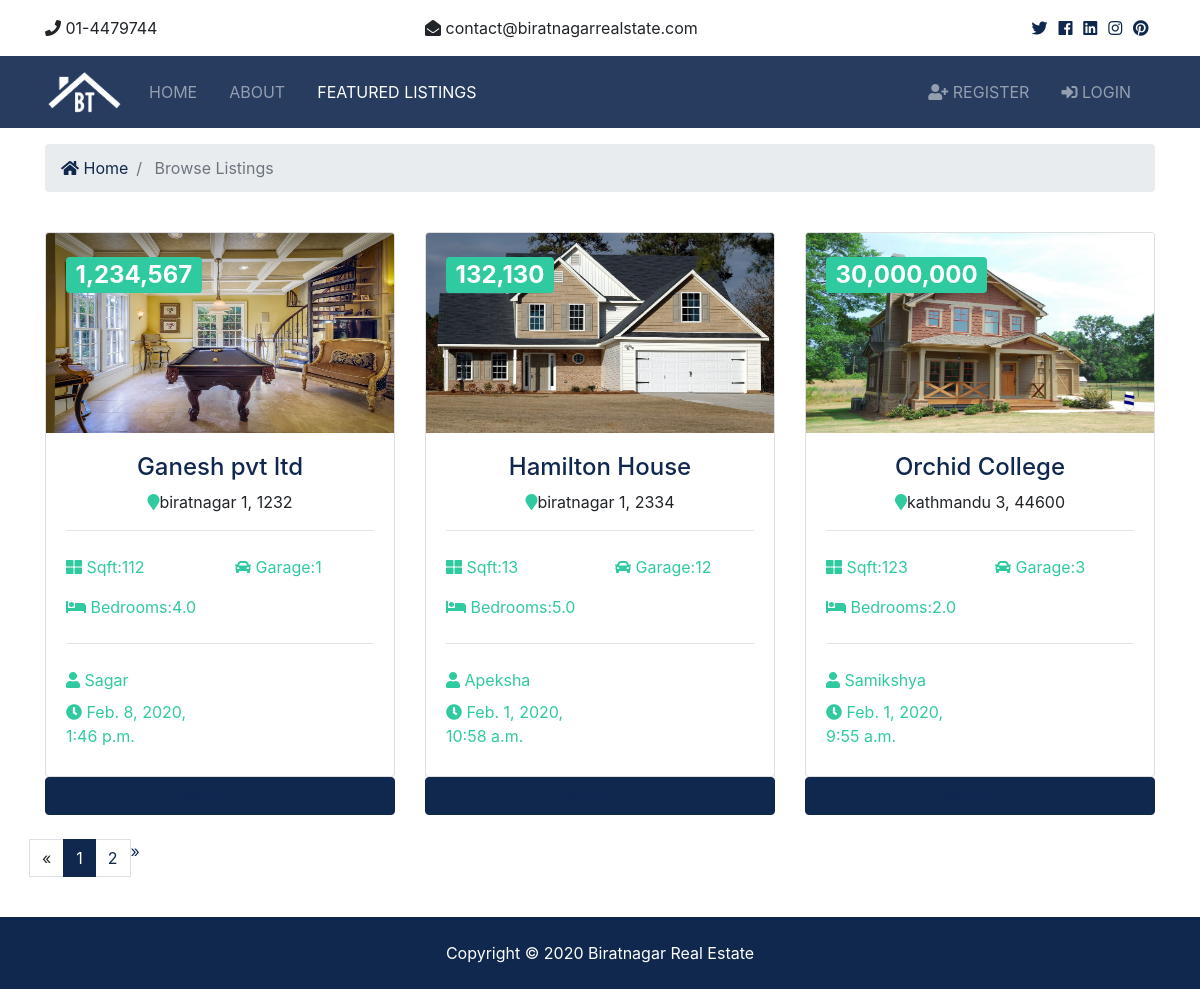
/listings/, run on the app's committed database.
### listings/models.py (models this page shows, shortened)
class Listing(models.Model):
    realtor = models.ForeignKey(Realtor,on_delete=models.DO_NOTHING)
    title = models.CharField(max_length=200)
    address = models.CharField(max_length=200)
    city = models.CharField(max_length=200)
    state = models.CharField(max_length=200)
    zipcode = models.TextField(max_length=20)
    description = models.TextField(blank=True)
    price = models.IntegerField()
    bedrooms = models.DecimalField(max_digits=2,decimal_places=1)
    garage = models.IntegerField(default=0)
    sqft = models.IntegerField()
    lot_size = models.DecimalField(max_digits=5,decimal_places=1)
    photo_main = models.ImageField(upload_to='photos/%Y/%m/%d/')
    photo_1 = models.ImageField(upload_to='photos/%Y/%m/%d/',blank=True)
    photo_2 = models.ImageField(upload_to='photos/%Y/%m/%d/',blank=True)
    photo_3 = models.ImageField(upload_to='photos/%Y/%m/%d/',blank=True)
    photo_4 = models.ImageField(upload_to='photos/%Y/%m/%d/',blank=True)
    photo_5 = models.ImageField(upload_to='photos/%Y/%m/%d/',blank=True)
    photo_6 = models.ImageField(upload_to='photos/%Y/%m/%d/',blank=True)
    is_published = models.BooleanField(default=True)
    list_date = models.DateTimeField(default=datetime.now,blank=True)

### realtors/models.py (models this page shows)
class Realtor(models.Model):
    name = models.CharField(max_length=200)
    photo = models.ImageField(upload_to='photos/%Y/%m/%d/')
    description = models.TextField(blank=True)
    phone = models.CharField(max_length=12)
    email = models.CharField(max_length=50)
    is_mvp = models.BooleanField(default=False)
    hire_date = models.DateTimeField(default=datetime.now,blank=True)
    def __str__(self):
        return self.name

### listings/views.py (the view)
# urls.py: path('',views.index,name='listings'),
def index(request):
    listings = Listing.objects.order_by('-list_date').filter(is_published=True)
    paginator =Paginator(listings, 3)
    page = request.GET.get('page')
    paged_listings = paginator.get_page(page)
    context={
        'listings': paged_listings
    }
    return render(request,'listings/listings.html',context)

### templates/listings/listings.html (shortened to what this page needs)
{% extends 'base.html' %}
{% load  humanize %}
{% block content %}
<section id="bc" class="mt-3">
    <div class="container">
        <nav aria-label="breadcrumb">
            <ol class="breadcrumb">
                <li class="breadcrumb-item">
                    <a href="{% url 'index' %}">
                        <i class="fas fa-home"></i> Home</a>
                </li>
                <li class="breadcrumb-item active"> Browse Listings</li>
            </ol>
        </nav>
    </div>
</section>
<section id="listings" class="py-4">
    <div class="container">
        <div class="row">
            {% if listings %}
            {% for listing in listings %}
            <div class="col-md-6 col-lg-4 mb-4">
                <div class="card listing-preview">
                    <img class="card-img-top" height=200 width=300 src="{{ listing.photo_main.url }}" alt="">
                    <div class="card-img-overlay">
                        <h2>
                            <span class="badge badge-secondary text-white">{{ listing.price | intcomma }}</span>
                        </h2>
                    </div>
                    <div class="card-body">
                        <div class="listing-heading text-center">
                            <h4 class="text-primary">{{ listing.title }}</h4>
                            <p>
                                <i class="fas fa-map-marker text-secondary"></i>{{ listing.city}}
                                {{ listing.state}}, {{listing.zipcode}}</p>
                        </div>
                        <hr>
                        <div class="row py-2 text-secondary">
                            <div class="col-6">
                                <i class="fas fa-th-large"></i> Sqft:{{ listing.sqft }}</div>
                            <div class="col-6">
                                <i class="fas fa-car"></i> Garage:{{ listing.garage }}</div>
                        </div>
                        <div class="row py-2 text-secondary">
                            <div class="col-6">
                                <i class="fas fa-bed"></i> Bedrooms:{{ listing.bedrooms }}</div>
                        </div>
                        <hr>
                        <div class="row py-2 text-secondary">
                            <div class="col-12">
                                <i class="fas fa-user"></i> {{ listing.realtor }}</div>
                        </div>
                        <div class="row text-secondary pb-2">
                            <div class="col-6">
                                <i class="fas fa-clock"></i> {{ listing.list_date  }}</div>
                        </div>
                    </div>
                </div>
                <a href="{% url 'listing' listing.id %}"  class="btn btn-primary btn-block">More Info</a>
            </div>
           {% endfor %}
            {% else %}
            <div class=col-md-12>
                <h1>No listing available</h1>
            </div>
            {% endif %}
                 <div class="row">
            <div class="col-md-12">
                {% if listings.has_other_pages %}
                <ul class="pagination">
                  {% if listings.has_previous %}
                  <li class="page-item">
                      <a href="?page={{ listings.previous_page_number }}" class="page_link">&laquo;</a>
                  </li>
                  {% else %}
                  <li class="page-item-disabled">
                      <a class="page-link">&laquo;</a>
                  </li>
                     {% endif %}
                {% for i in listings.paginator.page_range %}
                 {% if listings.number == i %}
                <li class="page-item active">
                    <a  class="page-link">{{i}}</a>
                </li>
                {% else %}
                <li class="page-item">
                    <a href="?page={{i}}" class="page-link">{{i}}</a>
                </li>
                {% endif %}
                {% endfor %}
                {% if listings.has_next %}
                  <li class="page-item">
                      <a href="?page={{ listings.next_page_number }}" class="page_link">&raquo;</a>
                  </li>
                  {% else %}
                  <li class="page-item-disabled">
                      <a class="page-link">&raquo;</a>
                  </li>
                     {% endif %}
            </ul>
            {% endif %}
            </div>
        </div>
    </div>
</section>
{% endblock %}

### btre/static/css/all.css (style rules this page uses)
.fa, .fas, .far, .fal, .fab { -moz-osx-font-smoothing: grayscale; -webkit-font-smoothing: antialiased; display: inline-block; font-style: normal; font-variant: normal; text-rendering: auto; line-height: 1; }
.fa-bed:before { content: "\f236"; }
.fa-car:before { content: "\f1b9"; }
.fa-clock:before { content: "\f017"; }
.fa-home:before { content: "\f015"; }
.fa-map-marker:before { content: "\f041"; }
.fa-th-large:before { content: "\f009"; }
.fa-user:before { content: "\f007"; }
.fa, .fas { font-family: 'Font Awesome 5 Free'; font-weight: 900; }

### btre/static/css/admin.css (style rules this page uses)
a:link,a:visited { color:#10284e; }

### btre/static/css/style.css (style rules this page uses)
img { width: 100%; }

### data on the page
Listing: photo_main (picture), price "1,234,567", title "Ganesh pvt ltd", city "biratnagar", state "1", zipcode "1232", sqft "112", garage "1", bedrooms "4.0", realtor "Sagar", list_date "Feb. 8, 2020, 1:46 p.m."
Listing: photo_main (picture), price "132,130", title "Hamilton House", city "biratnagar", state "1", zipcode "2334", sqft "13", garage "12", bedrooms "5.0", realtor "Apeksha", list_date "Feb. 1, 2020, 10:58 a.m."
Listing: photo_main (picture), price "30,000,000", title "Orchid College", city "kathmandu", state "3", zipcode "44600", sqft "123", garage "3", bedrooms "2.0", realtor "Samikshya", list_date "Feb. 1, 2020, 9:55 a.m."

### other printed values
{{ i }} "1"
{{ i }} "2"
